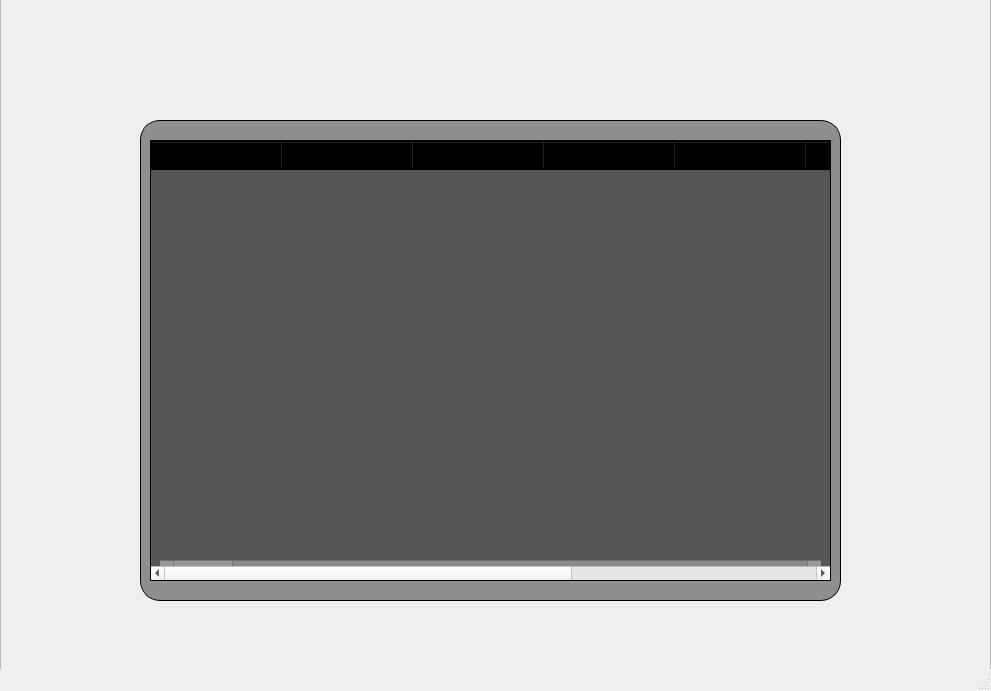
<?xml version="1.0" encoding="UTF-8"?>
<ui version="4.0">
 <class>MainWindow</class>
 <widget class="QMainWindow" name="MainWindow">
  <property name="geometry">
   <rect>
    <x>0</x>
    <y>0</y>
    <width>991</width>
    <height>691</height>
   </rect>
  </property>
  <property name="windowTitle">
   <string>MainWindow</string>
  </property>
  <widget class="QWidget" name="centralwidget">
   <widget class="QFrame" name="frame">
    <property name="geometry">
     <rect>
      <x>0</x>
      <y>-20</y>
      <width>991</width>
      <height>691</height>
     </rect>
    </property>
    <property name="cursor">
     <cursorShape>ArrowCursor</cursorShape>
    </property>
    <property name="styleSheet">
     <string notr="true">QFrame{
	background-image: url(:/images/bg2.jpeg)
}</string>
    </property>
    <property name="frameShape">
     <enum>QFrame::StyledPanel</enum>
    </property>
    <property name="frameShadow">
     <enum>QFrame::Raised</enum>
    </property>
    <widget class="QFrame" name="frame_2">
     <property name="geometry">
      <rect>
       <x>140</x>
       <y>140</y>
       <width>701</width>
       <height>481</height>
      </rect>
     </property>
     <property name="font">
      <font>
       <pointsize>16</pointsize>
      </font>
     </property>
     <property name="styleSheet">
      <string notr="true">QFrame{
	background: rgba(0, 0, 0, 0.4);
	border: 1px solid;
	border-radius: 20px;
}

QLabel{
	background-color: transparent;
	border: 0px;
}

QLineEdit{
	border: 0px;
	border-radius: 3px;
}

QComboBox{
	font-size: 16px;
}

QPushButton{
	background-color: white;
	border-radius: 10px;
}</string>
     </property>
     <property name="frameShape">
      <enum>QFrame::StyledPanel</enum>
     </property>
     <property name="frameShadow">
      <enum>QFrame::Raised</enum>
     </property>
     <widget class="QScrollBar" name="horizontalScrollBar">
      <property name="geometry">
       <rect>
        <x>20</x>
        <y>440</y>
        <width>661</width>
        <height>20</height>
       </rect>
      </property>
      <property name="orientation">
       <enum>Qt::Horizontal</enum>
      </property>
     </widget>
     <widget class="QTableWidget" name="tableWidget">
      <property name="geometry">
       <rect>
        <x>10</x>
        <y>20</y>
        <width>681</width>
        <height>441</height>
       </rect>
      </property>
      <property name="font">
       <font>
        <pointsize>16</pointsize>
       </font>
      </property>
      <property name="styleSheet">
       <string notr="true">QTableWidget{
	border-radius: 0px;
}</string>
      </property>
      <attribute name="horizontalHeaderDefaultSectionSize">
       <number>131</number>
      </attribute>
      <column>
       <property name="text">
        <string>Código</string>
       </property>
       <property name="font">
        <font>
         <pointsize>16</pointsize>
         <weight>75</weight>
         <bold>true</bold>
        </font>
       </property>
      </column>
      <column>
       <property name="text">
        <string>Nome</string>
       </property>
       <property name="font">
        <font>
         <pointsize>16</pointsize>
         <weight>75</weight>
         <bold>true</bold>
        </font>
       </property>
      </column>
      <column>
       <property name="text">
        <string>Usuário</string>
       </property>
       <property name="font">
        <font>
         <pointsize>16</pointsize>
         <weight>75</weight>
         <bold>true</bold>
        </font>
       </property>
      </column>
      <column>
       <property name="text">
        <string>CPF</string>
       </property>
       <property name="font">
        <font>
         <pointsize>16</pointsize>
         <weight>75</weight>
         <bold>true</bold>
        </font>
       </property>
      </column>
      <column>
       <property name="text">
        <string>E-mail</string>
       </property>
       <property name="font">
        <font>
         <pointsize>16</pointsize>
         <weight>75</weight>
         <bold>true</bold>
        </font>
       </property>
      </column>
      <column>
       <property name="text">
        <string>Telefone</string>
       </property>
       <property name="font">
        <font>
         <pointsize>16</pointsize>
         <weight>75</weight>
         <bold>true</bold>
        </font>
       </property>
      </column>
      <column>
       <property name="text">
        <string>Admin</string>
       </property>
       <property name="font">
        <font>
         <pointsize>16</pointsize>
         <weight>75</weight>
         <bold>true</bold>
        </font>
       </property>
      </column>
      <column>
       <property name="text">
        <string>Ativo</string>
       </property>
       <property name="font">
        <font>
         <pointsize>16</pointsize>
         <weight>75</weight>
         <bold>true</bold>
        </font>
       </property>
      </column>
     </widget>
    </widget>
   </widget>
  </widget>
  <widget class="QMenuBar" name="menubar">
   <property name="geometry">
    <rect>
     <x>0</x>
     <y>0</y>
     <width>991</width>
     <height>22</height>
    </rect>
   </property>
  </widget>
  <widget class="QStatusBar" name="statusbar"/>
 </widget>
 <resources/>
 <connections/>
</ui>
